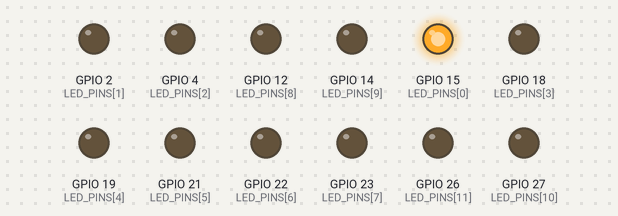
Bench run of a sketch on a simulated ESP32. On the bench: output pins drawn as LEDs (lit = HIGH).

Above: at 0.1 s.
At 0.7 s:
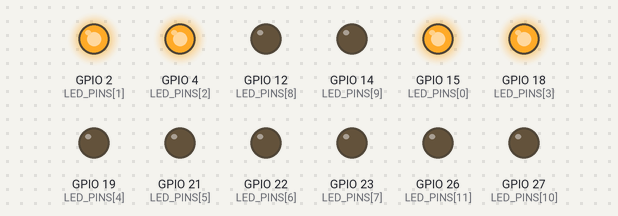
At 1.5 s:
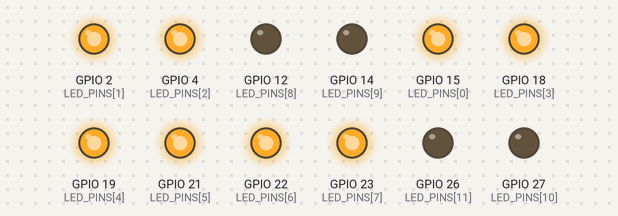
At 3.1 s:
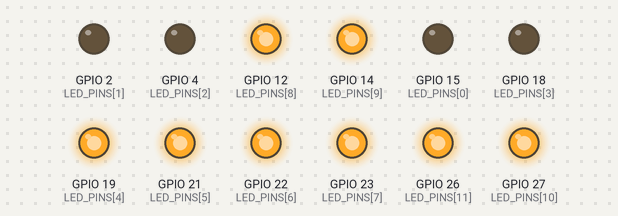
At 4.5 s:
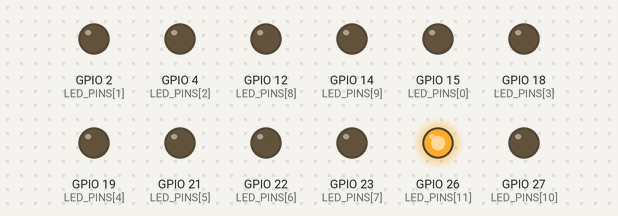
At 6.1 s:
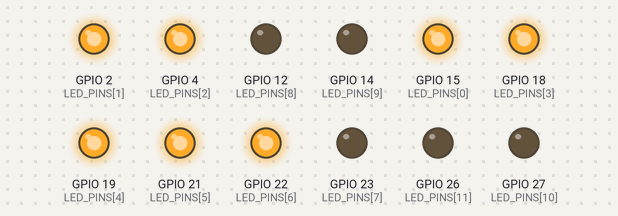
Timing chart, 0 to 6.4 s (numbered marks = the images above):
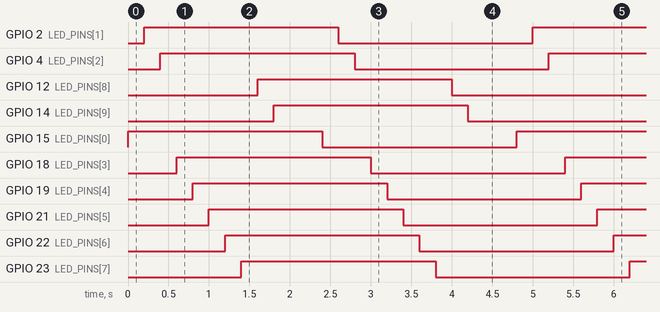

Measured:
- by itself, GPIO 2 (LED_PINS[1]), GPIO 4 (LED_PINS[2]), GPIO 12 (LED_PINS[8]), GPIO 14 (LED_PINS[9]), GPIO 15 (LED_PINS[0]), GPIO 18 (LED_PINS[3]), GPIO 19 (LED_PINS[4]), GPIO 21 (LED_PINS[5]), GPIO 22 (LED_PINS[6]), GPIO 23 (LED_PINS[7]), GPIO 26 (LED_PINS[11]), GPIO 27 (LED_PINS[10]): alternates HIGH for 2.4 s and LOW for 2.4 s
- by itself, everything shown: repeats every 4.8 s, in 24 steps

The sketch:

LedTest.ino
```cpp
// === LED pin assignments ===
constexpr uint8_t LED_PINS[12] = {
  15,  // LED1
  2,   // LED2
  4,   // LED3
  18,  // LED4
  19,  // LED5
  21,  // LED6
  22,  // LED7
  23,  // LED8
  12,  // LED9
  14,  // LED10
  27,  // LED11
  26   // LED12
};

void setup() {
  // Initialize all LED pins as OUTPUT
  for (int i = 0; i < 12; i++) {
    pinMode(LED_PINS[i], OUTPUT);
    digitalWrite(LED_PINS[i], LOW); // turn them all OFF initially
  }
}

void loop() {
  // Turn LEDs ON one by one
  for (int i = 0; i < 12; i++) {
    digitalWrite(LED_PINS[i], HIGH);
    delay(200); // wait 200ms
  }

  // Turn LEDs OFF one by one
  for (int i = 0; i < 12; i++) {
    digitalWrite(LED_PINS[i], LOW);
    delay(200); // wait 200ms
  }
}
```
